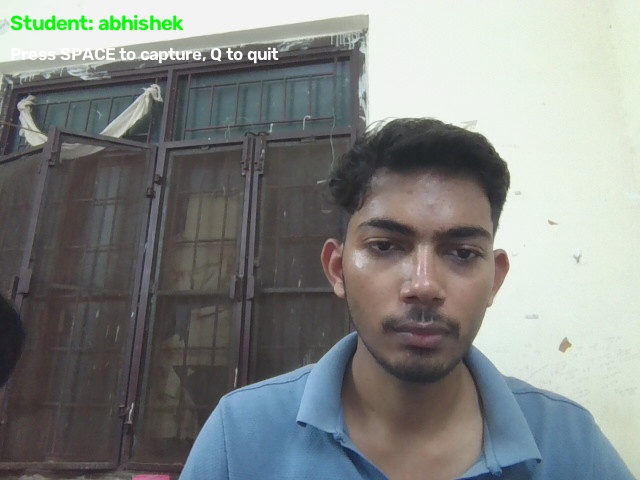
#> input picture captured_faces/01_abhishek_20260718_005043.jpg, 640 x 480 px; its folder holds only this picture in this run
$ python -i camera_utils.py   (imports and definitions only)
#> lines starting #> are read from the running program, lines starting #| are printed output that depends on the picture
#> further down, picture is the input picture: shape (480, 640, 3); mean B, G, R 132.4, 134.6, 131.2
import subprocess
import sys

import numpy as np

try:
    import cv2
except ImportError:  # pragma: no cover - fallback for environments without OpenCV
    cv2 = None


# [15 lines left out: function _ensure_cv2, not called in this run]


def extract_embedding_from_frame(frame: np.ndarray) -> list[float]:
    if cv2 is not None:
        gray = cv2.cvtColor(frame, cv2.COLOR_BGR2GRAY)
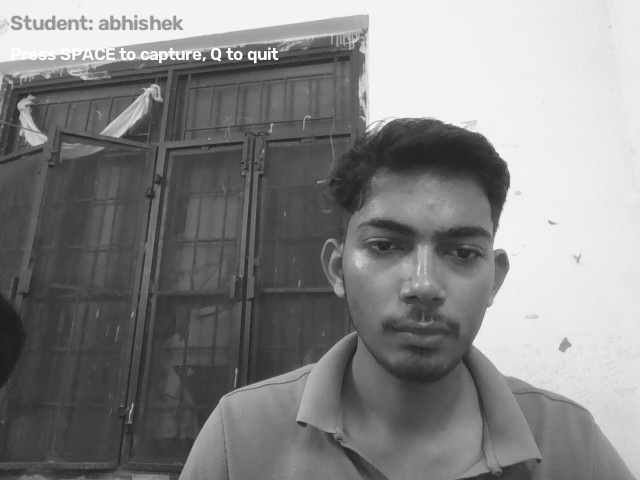
#> gray: shape (480, 640); min 26, max 255, mean 133.3
        resized = cv2.resize(gray, (64, 64), interpolation=cv2.INTER_AREA)
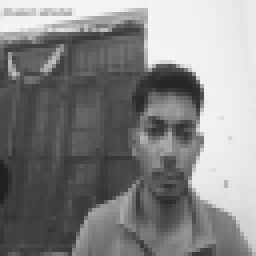
#> resized: shape (64, 64) (shown 4 times larger); min 31, max 247, mean 133.3
        normalized = resized.astype(np.float32) / 255.0
        flat = normalized.reshape(-1)
#> flat = 4096 values, max 0.969 at index 385, min 0.122 at index 2688, mean 0.523
        return [float(value) for value in flat[:128]]

    gray = np.mean(frame, axis=2)
    resized = np.array(gray, dtype=np.float32)
    resized = np.resize(resized, (64, 64))
    normalized = resized / 255.0
    flat = normalized.reshape(-1)
    return [float(value) for value in flat[:128]]


# [27 lines left out: function capture_frame, not called in this run]

>>> import cv2
>>> picture = cv2.imread('../captured_faces/01_abhishek_20260718_005043.jpg')
>>> result = extract_embedding_from_frame(picture)
#> result = 128 values, max 0.953 at index 5, min 0.89 at index 124, mean 0.944

$ run again, on captured_faces/01_abhishek_20260718_005233.jpg
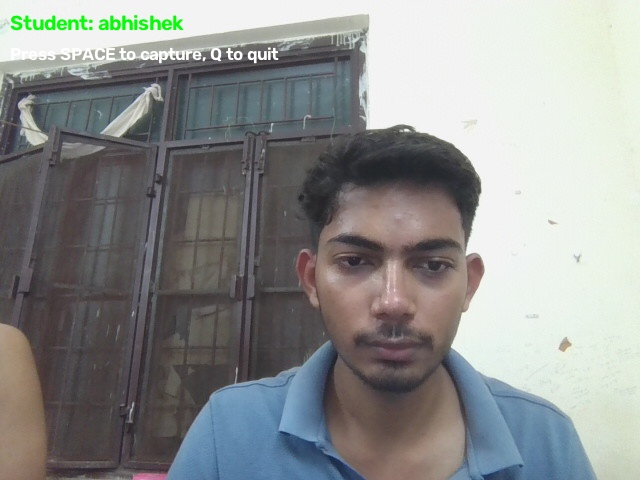
#> input picture captured_faces/01_abhishek_20260718_005233.jpg, 640 x 480 px
#> picture is the input picture: shape (480, 640, 3); mean B, G, R 143, 144.1, 142.3
#> in extract_embedding_from_frame, `gray = cv2.cvtColor(frame, cv2.COLOR_BGR2GRAY)`:
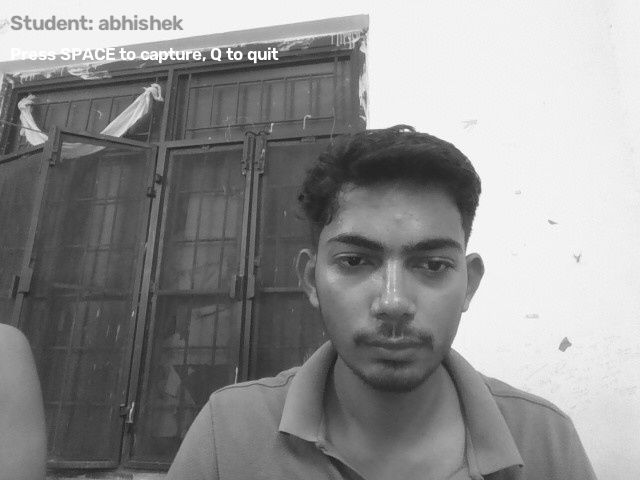
#> gray: shape (480, 640); min 31, max 255, mean 143.4
#> in extract_embedding_from_frame, `resized = cv2.resize(gray, (64, 64), interpolation=cv2.INTER_AREA)`:
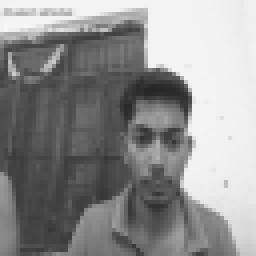
#> resized: shape (64, 64) (shown 4 times larger); min 38, max 248, mean 143.4
#> flat = 4096 values, max 0.973 at index 449, min 0.149 at index 1444, mean 0.563
#> result = 128 values, max 0.953 at index 4, min 0.918 at index 124, mean 0.95

$ run again, on captured_faces/01_attendance_20260718_005903.jpg
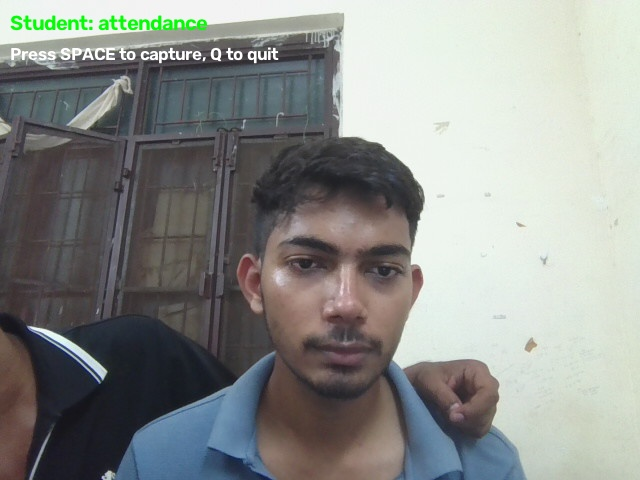
#> input picture captured_faces/01_attendance_20260718_005903.jpg, 640 x 480 px
#> picture is the input picture: shape (480, 640, 3); mean B, G, R 140.2, 143.2, 140.6
#> in extract_embedding_from_frame, `gray = cv2.cvtColor(frame, cv2.COLOR_BGR2GRAY)`:
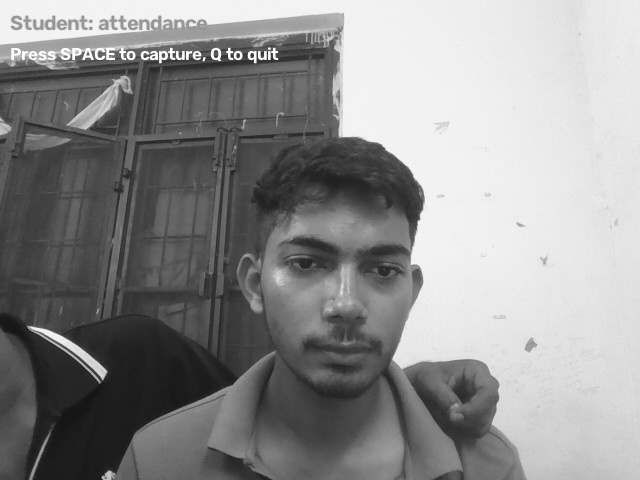
#> gray: shape (480, 640); min 18, max 255, mean 142.1
#> in extract_embedding_from_frame, `resized = cv2.resize(gray, (64, 64), interpolation=cv2.INTER_AREA)`:
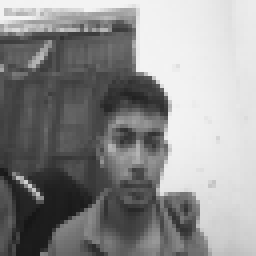
#> resized: shape (64, 64) (shown 4 times larger); min 22, max 243, mean 142.1
#> flat = 4096 values, max 0.953 at index 4, min 0.0863 at index 3527, mean 0.557
#> result = 128 values, max 0.953 at index 4, min 0.878 at index 57, mean 0.938
